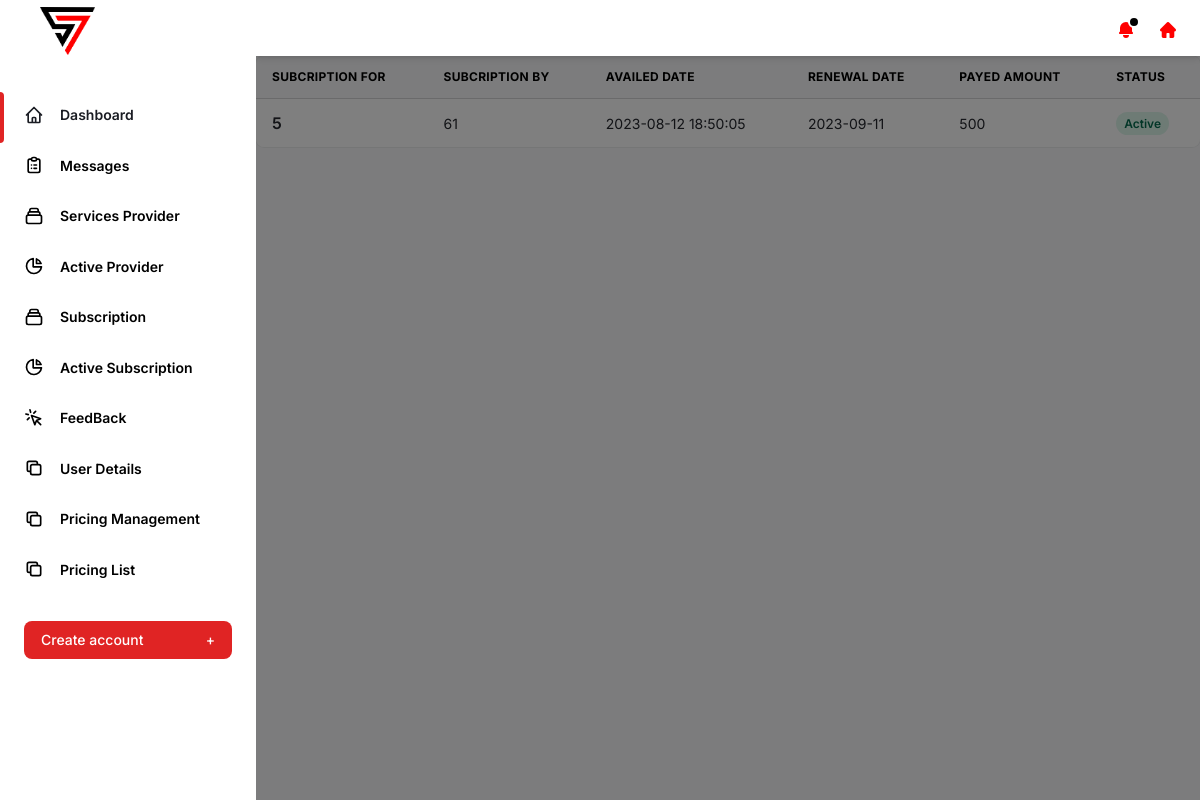
The page /admin/active_subscription.php (signed in) on the database its author committed.
### tables this page shows
CREATE TABLE `subscriptions` (
  `subcriptionID` int(11) NOT NULL,
  `subscriptionFor` int(11) DEFAULT NULL,
  `subscriptionBy` int(11) DEFAULT NULL,
  `availedDate` datetime DEFAULT current_timestamp(),
  `payedAmount` int(11) DEFAULT NULL,
  `renewalDate` varchar(100) DEFAULT NULL,
  `status` int(11) DEFAULT 0
);

### admin/active_subscription.php (the view, shortened to what this page needs)
<?php
require "shared/config.php";
include "shared/header.php";
?>
  <div class="w-full overflow-hidden rounded-lg shadow-xs">
              <div class="w-full overflow-x-auto">
                <table class="w-full whitespace-no-wrap">
                  <thead>
                    <tr
                      class="text-xs font-semibold tracking-wide text-left text-black-500 uppercase border-b dark:border-black-700 bg-black-50 dark:text-black-400 dark:bg-black-800"
                    >
                    <th class="px-4 py-3">Subcription For</th>
                    <th class="px-4 py-3">Subcription By</th>
                    <th class="px-4 py-3">Availed Date</th>
                    <th class="px-4 py-3">Renewal Date</th>
                    <th class="px-4 py-3">Payed Amount</th>
                    <th class="px-4 py-3">Status</th>
                    </tr>
                  </thead>
                  <?php
                  $subs="SELECT * FROM `subscriptions` WHERE `status` = '1'";
                  $subs_run=mysqli_query($conn,$subs);
                  while($sub_row=mysqli_fetch_array($subs_run)){
                  ?>
                <tbody class="bg-white divide-y dark:divide-gray-700 dark:bg-gray-800">
                    <tr class="text-gray-700 dark:text-gray-400">
                        <td class="px-4 py-3">
                            <div>
                                <p class="font-semibold">
                                    <?php echo $sub_row['subscriptionFor']; ?>
                                </p>
                            </div>
                        </td>
                        <td class="px-4 py-3 text-sm">
                            <?php echo $sub_row['subscriptionBy']; ?>
                        </td>
                        <td class="px-4 py-3 text-sm">
                            <?php echo $sub_row['availedDate']; ?>
                        </td>
                        <td class="px-4 py-3 text-sm">
                            <?php echo $sub_row['renewalDate']; ?>
                        </td>
                        <td class="px-4 py-3 text-sm">
                            <?php echo $sub_row['payedAmount']; ?>
                        </td>
                        <td class="px-4 py-3 text-xs">
                            <?php
                            $id = $sub_row['subcriptionID'];
                            $st = $sub_row['status'];
                            if ($st == 1) {
                                echo "<a href='?id=$id&status=$st'><button type='button' class='px-2 py-1 font-semibold leading-tight text-green-700 bg-green-100 rounded-full dark:bg-green-700 dark:text-green-100'>Active</button></a>";
                            } else {
                                echo "<a href='?id=$id&status=$st'><button type='button' class='px-2 py-1 font-semibold  leading-tight text-red-700 bg-red-100 rounded-full dark:bg-red-700 dark:text-red-100'> Deactive</button></a>";
                            }
                            ?>
                        </td>
                    </tr>
                    <?php
            }
            ?>
            </tbody>
                </table>
              </div>
          </div>
      </div>
    </div>
  </body>
</html>

### rows shown on the page
subscriptions: subscriptionFor "5", subscriptionBy "61", availedDate "2023-08-12 18:50:05", renewalDate "2023-09-11", payedAmount "500"
